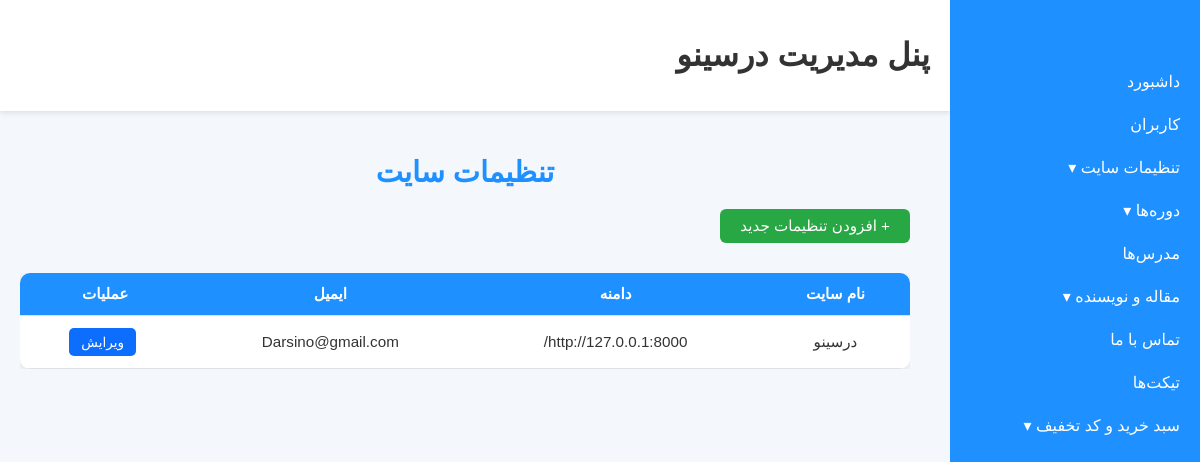
Page /admin_panel/site-settings/ (signed in) on the committed database.
### site_module/models.py (models this page shows, shortened)
class SiteSetting(models.Model):
    site_name = models.CharField(max_length=50, verbose_name='نام سایت')
    site_url = models.CharField(max_length=200, verbose_name='دامنه سایت')
    address = models.CharField(max_length=200, verbose_name='آدرس')
    phone_number = models.CharField(max_length=12, verbose_name="شماره تلفن همراه")
    office_number = models.CharField(max_length=12, verbose_name="شماره تلفن ثابت")
    email = models.EmailField(max_length=100, verbose_name="ایمیل")
    email2 = models.EmailField(max_length=100, verbose_name="ایمیل دوم", null=True, blank=True)
    copy_right = models.TextField(verbose_name='متن کپی رایت سایت')
    about_us_text = models.TextField(verbose_name='متن درباره ما سیات')
    site_logo = models.ImageField(upload_to='image/media', verbose_name='لوگو سایت')
    is_main_setting = models.BooleanField(verbose_name='تنظیمات اصلی')
    class Meta:
        verbose_name = 'تنظیمات سایت'
        verbose_name_plural = 'تنظیمات'

### admin_panel/views.py (the view)
class SiteSettingListView(StaffRequiredMixin, ListView):
    model = SiteSetting
    template_name = 'admin_panel/site/site_setting_list.html'
    context_object_name = 'settings'

### admin_panel/views.py (called while the page is built)
    def test_func(self):
        return self.request.user.is_staff

### context_processors/context_processors.py (called while the page is built)
def site_footer(request):
    site_setting = SiteSetting.objects.filter(is_main_setting=True).first()
    footer_link_boxes = FooterLinkBox.objects.prefetch_related('links').all()
    return{'footer_link_boxes':footer_link_boxes, 'setting':site_setting }

### admin_panel/templates/admin_panel/site/site_setting_list.html
{% extends "admin_panel/admin_panel_base.html" %}
{% block content %}
<h2 class="page-title d-flex justify-content-between align-items-center">
    تنظیمات سایت
</h2>
 <a href="{% url 'admin_panel:site_setting_create' %}" class="btn-add">+ افزودن تنظیمات جدید</a>
<div class="table-container mt-3">
    <table class="custom-table">
        <thead>
            <tr>
                <th>نام سایت</th>
                <th>دامنه</th>
                <th>ایمیل</th>
                <th>عملیات</th>
            </tr>
        </thead>
        <tbody>
            {% for setting in settings %}
            <tr>
                <td>{{ setting.site_name }}</td>
                <td>{{ setting.site_url }}</td>
                <td>{{ setting.email }}</td>
                <td>
                    <a href="{% url 'admin_panel:site_setting_update' setting.id %}" class="btn-edit">ویرایش</a>
                </td>
            </tr>
            {% empty %}
            <tr>
                <td colspan="4" class="text-center text-muted">هیچ تنظیماتی ثبت نشده است.</td>
            </tr>
            {% endfor %}
        </tbody>
    </table>
</div>
{% endblock %}

### static/css/admin_panel.css (style rules this page uses)
body { font-family: 'Vazir', sans-serif; margin: 0; padding: 0; background-color: #f4f7fc; color: #333; }
.page-title { font-size: 1.6rem; margin-bottom: 20px; }
.table-container { overflow-x: auto; }
.custom-table { width: 100%; border-collapse: collapse; background-color: #fff; box-shadow: 0 2px 8px rgba(0,0,0,0.1); border-radius: 10px; overflow: hidden; }
.custom-table th, .custom-table td { padding: 12px 15px; text-align: center; border-bottom: 1px solid #ddd; }
.custom-table th { background-color: #1E90FF; color: #fff; font-weight: bold; }
.btn-edit { display: inline-block; padding: 6px 12px; background-color: #1E90FF; color: #fff; border-radius: 5px; text-decoration: none; font-size: 0.9rem; }
.page-title { font-size: 1.6rem; font-weight: bold; margin-bottom: 20px; text-align: center; color: #1E90FF; }
.btn-add { display: inline-block; padding: 8px 20px; background-color: #28a745; color: #fff; border-radius: 6px; text-decoration: none; font-size: 0.95rem; margin-bottom: 15px; }
.btn-edit { display: inline-block; padding: 6px 12px; background-color: #1E90FF; color: #fff; border-radius: 5px; text-decoration: none; font-size: 0.85rem; margin-right: 5px; }
.page-title { font-size: 1.6rem; font-weight: bold; color: #1E90FF; }
.btn-add { padding: 8px 20px; background-color: #28a745; color: #fff; border-radius: 6px; text-decoration: none; font-size: 0.95rem; }
.btn-edit { display: inline-block; padding: 6px 12px; background-color: #1E90FF; color: #fff; border-radius: 5px; text-decoration: none; margin-right: 5px; font-size: 0.85rem; }
.custom-table { width: 100%; border-collapse: collapse; background-color: #fff; box-shadow: 0 2px 12px rgba(0,0,0,0.1); border-radius: 10px; overflow: hidden; }
.page-title { font-size: 1.5rem; font-weight: bold; margin-bottom: 20px; text-align: center; color: #1E90FF; }
.page-title { font-size: 1.5rem; font-weight: bold; color: #1E90FF; text-align: center; }
.custom-table { width: 100%; border-collapse: collapse; background-color: #fff; border-radius: 10px; overflow: hidden; box-shadow: 0 2px 12px rgba(0,0,0,0.1); }
.page-title { text-align: center; font-size: 1.5rem; color: #1E90FF; margin-bottom: 20px; }
.custom-table { width: 100%; border-collapse: collapse; }
.custom-table th, .custom-table td { padding: 12px 15px; text-align: center; border-bottom: 1px solid #eee; }
.page-title { color: #1E90FF; text-align: center; margin-bottom: 20px; }
.page-title { margin-bottom: 25px; }
.custom-table { width: 100%; border-collapse: collapse; font-size: 0.95rem; }
.custom-table th, .custom-table td { padding: 12px 15px; border-bottom: 1px solid #dee2e6; text-align: center; }
.custom-table thead { background-color: #f8f9fa; font-weight: 600; }
.page-title { font-size: 1.6rem; font-weight: 600; }
.btn-add { padding: 8px 20px; font-size: 0.95rem; border-radius: 6px; }
.table-container { overflow-x: auto; margin-top: 15px; }
.btn-edit { background-color: #0d6efd; color: #fff; }
.page-title { font-size: 1.8rem; margin-bottom: 20px; font-weight: 600; }

### rows in the picture
SiteSetting: site_name "درسینو", site_url "http://127.0.0.1:8000/", email "Darsino@gmail.com"
